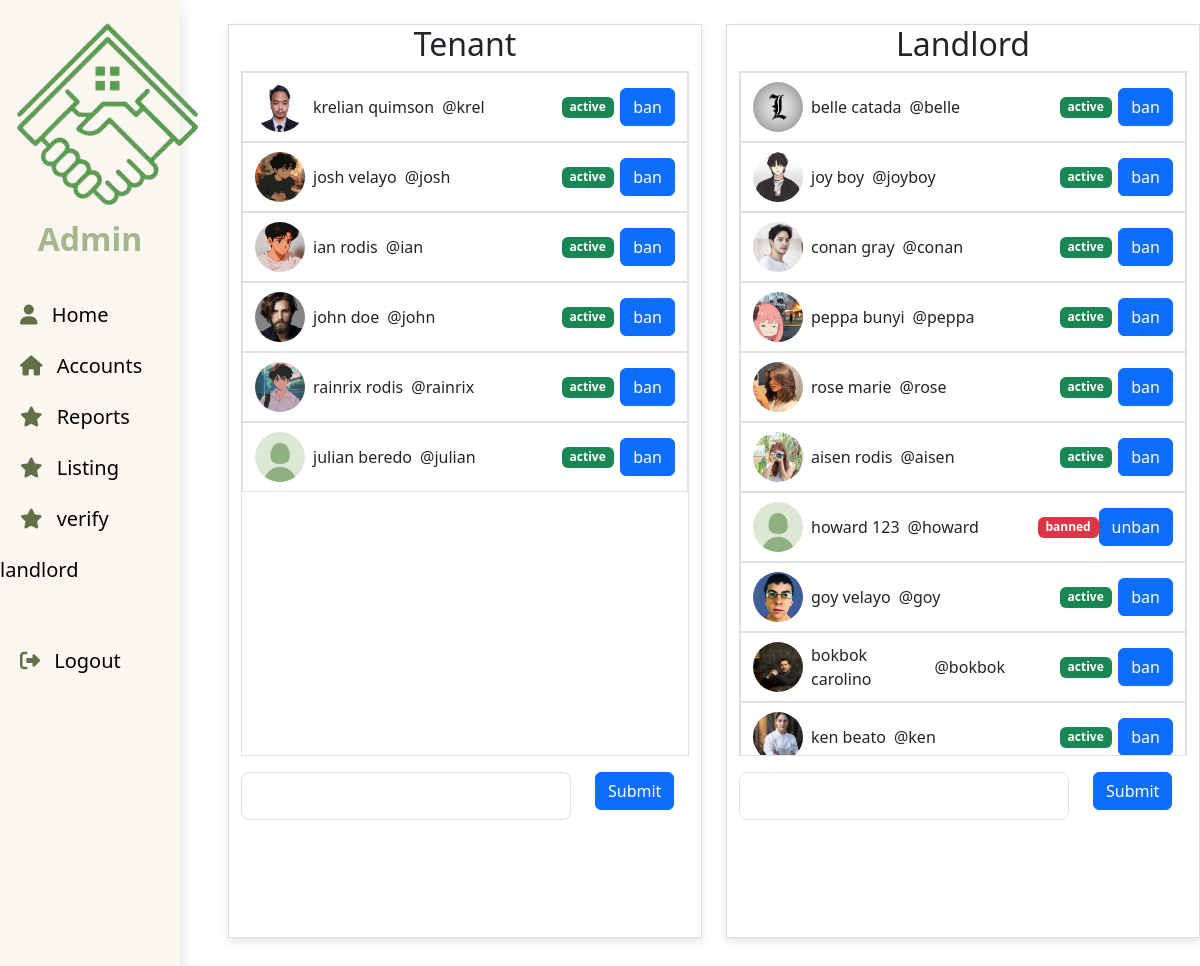
The page /frontend/admin.user_accounts.php (signed in) on the database its author committed.
### tables this page shows
create table tenants(
account_id int AUTO_INCREMENT primary key,
fullname varchar(255),
email varchar(255),
username varchar(255),
password varchar(255),
contact varchar(255),
account_type varchar(255),
profile_picture varchar(255),
isRenting varchar(255),
account_status varchar(255)
);

create table landlords(
account_id int AUTO_INCREMENT primary key,
fullname varchar(255),
email varchar(255),
username varchar(255),
password varchar(255),
contact varchar(255),
account_type varchar(255),
profile_picture varchar(255) ,
isRenting varchar(255),
account_status varchar(255)
);

### backend/class/database.php (called while the page is built, shortened)
<?php
class Database{
    public function pdo()
    {
        return new PDO("mysql:host=localhost; user=root; dbname=quicktira;");
    }
    public function get($query, $data = [], $type)
    {
        $pdo = $this->pdo();
        $stmt = $pdo->prepare($query);
        $stmt->execute($data);
        switch($type)
        {
            case "fetchAll":
                return $stmt->fetchAll(PDO::FETCH_ASSOC);
            break;
        }
    }
}

### frontend/admin.user_accounts.php (the view, shortened to what this page needs)
<?php
require("../backend/check_user_session.php");
$all_tenant = $database->get("select *  from tenants",[],"fetchAll");
$all_landlords = $database->get("select * from landlords",[],"fetchAll");
?>
<!DOCTYPE html>
<html lang="en">
<head>
    <link href="https://cdn.jsdelivr.net/npm/bootstrap@5.3.0/dist/css/bootstrap.min.css" rel="stylesheet">
    <link href="https://cdn.jsdelivr.net/npm/bootstrap-icons@1.7.2/font/bootstrap-icons.css" rel="stylesheet">
</head>
<body>
    <div class="row">
        <div class="col-12 col-md-2">
            <?php  require('public_component/sidebar.admin.php')  ?>
        </div>
        <div class="col ms-4"  style='height:100dvh; overflow:auto'>
        <div class="row">
            <div class="col-md-6 mt-4">
                <div class="container" style="height: 90vh; border: 1px solid #ddd; box-shadow: 0 4px 8px rgba(0,0,0,0.1);">
                    <h2 class="text-center">Tenant</h2>
                    <div class="container border m-0 p-0 overflow-auto" style="height: 75%;" id='tenant_container'>
                    <?php foreach ($all_tenant as $tenant): ?>
                        <div class="container-fluid border d-flex justify-content-between align-items-center" style="height: 70px;">
                            <div class="d-flex align-items-center" style='width:60%'>
                                <img src="image/profile_image/<?php echo htmlspecialchars($tenant['profile_picture']); ?>" alt="Profile Picture" class="rounded-circle" style="width: 50px; height: 50px; object-fit: cover;">
                                <span class="ms-2"><?php echo htmlspecialchars($tenant['fullname']); ?></span>
                                <span class="ms-2"> @<?php echo htmlspecialchars($tenant['username']); ?></span>
                            </div>
                            <?php if($tenant['account_status'] == "active"): ?>
                            <span class="ms-5 badge bg-success"> <?php echo htmlspecialchars($tenant['account_status']); ?></span>
                            <form action="../backend/delete_account.php" class='' method='post'>
                                <input type="submit" class='btn btn-primary' value='ban'>
                            </form>
                            <?php endif; ?>
                        </div>
                    <?php endforeach; ?>
                    </div>
                    <form action="" method='post' class='row mt-3'>
                        <div class="col-9">
                            <input type="text" class="form-control form-control-lg" name='usernameT'>
                        </div>
                        <div class="col">
                            <input type="submit"  class='btn btn-primary'>
                        </div>
                    </form>
                </div>
            </div>
            <div class="col-md-6 mt-4">
                <div class="container" style="height: 90vh; border: 1px solid #ddd; box-shadow: 0 4px 8px rgba(0,0,0,0.1);">
                    <h2 class="text-center">Landlord</h2>
                    <div class="container border m-0 p-0 overflow-auto" style="height: 75%;"  id='landord_container'>
                    <?php foreach ($all_landlords as $landlords): ?>
                        <div class="container-fluid border d-flex justify-content-between align-items-center" style="height: 70px;">
                            <div class="d-flex align-items-center" style='width:60%'>
                                <img src="image/profile_image/<?php echo htmlspecialchars($landlords['profile_picture']); ?>" alt="Profile Picture" class="rounded-circle" style="width: 50px; height: 50px; object-fit: cover;">
                                <span class="ms-2"><?php echo htmlspecialchars($landlords['fullname']); ?></span>
                                <span class="ms-2"> @<?php echo htmlspecialchars($landlords['username']); ?></span>
                            </div>
                            <?php if($landlords['account_status'] == "active"): ?>
                            <span class="ms-5 badge bg-success"> <?php echo htmlspecialchars($landlords['account_status']); ?></span>
                            <form action="../backend/delete_account.php" class='' method='post'>
                                <input type="submit" class='btn btn-primary' value='ban'>
                            </form>
                            <?php else: ?>
                            <span class="ms-5 badge bg-danger"> <?php echo htmlspecialchars($landlords['account_status']); ?></span>
                            <form action="../backend/delete_account.php" class='' method='post'>
                                <input type="submit" class='btn btn-primary' value='unban'>
                            </form>
                            <?php endif; ?>
                        </div>
                    <?php endforeach; ?>
                    </div>
                    <form action="" method='post' class='row mt-3'>
                        <div class="col-9">
                            <input type="text" class="form-control form-control-lg" name='usernameL'>
                        </div>
                        <div class="col">
                            <input type="submit"  class='btn btn-primary'>
                        </div>
                    </form>
                </div>
            </div>
        </div>
        </div>
    </div>
</body>
</html>

### frontend/public_component/sidebar.admin.php (style rules this page uses)
* { padding: 0; margin: 0; text-decoration: none; list-style: none; box-sizing: border-box; }

### rows shown on the page
tenants: profile_picture (picture), fullname "krelian quimson", username "krel", account_status "active"
tenants: profile_picture (picture), fullname "josh velayo", username "josh", account_status "active"
tenants: profile_picture (picture), fullname "ian rodis", username "ian", account_status "active"
tenants: profile_picture (picture), fullname "john doe", username "john", account_status "active"
tenants: profile_picture (picture), fullname "rainrix rodis", username "rainrix", account_status "active"
tenants: profile_picture (placeholder picture), fullname "julian beredo", username "julian", account_status "active"
landlords: profile_picture (picture), fullname "belle catada", username "belle", account_status "active"
landlords: profile_picture (picture), fullname "joy boy", username "joyboy", account_status "active"
landlords: profile_picture (picture), fullname "conan gray", username "conan", account_status "active"
landlords: profile_picture (picture), fullname "peppa bunyi", username "peppa", account_status "active"
landlords: profile_picture (picture), fullname "rose marie", username "rose", account_status "active"
landlords: profile_picture (picture), fullname "aisen rodis", username "aisen", account_status "active"
landlords: profile_picture (placeholder picture), fullname "howard 123", username "howard", account_status "banned"
landlords: profile_picture (picture), fullname "goy velayo", username "goy", account_status "active"
landlords: profile_picture (picture), fullname "bokbok carolino", username "bokbok", account_status "active"
landlords: profile_picture (picture), fullname "ken beato", username "ken", account_status "active"
